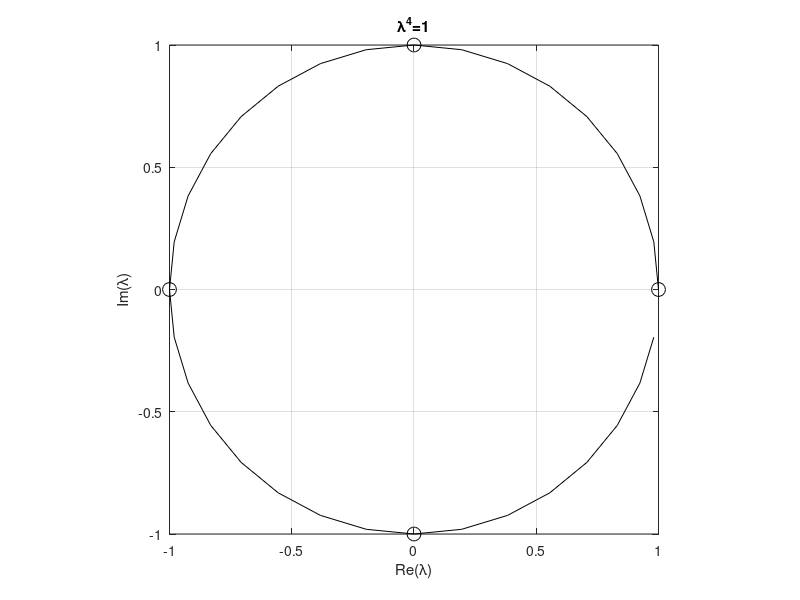

Write the MATLAB code that produced this figure.
% Permutation, Fourier and DFT matrix
% based on Gilbert Strang:
% 2016, Introduction to Linear Algebra, 5th, Wellesley Cambridge, chapter 8.3
% 2019, Linear Algebra and Learning from Data, Wellesley Cambridge, chapter IV.1
%
%[Signals- & Systems](https://github.com/spatialaudio/signals-and-systems-exercises),
%[University of Rostock](https://www.uni-rostock.de/en/),
%[Institute of Communications Engineering](https://www.int.uni-rostock.de/),
%[Sascha Spors](https://orcid.org/0000-0001-7225-9992),
%[Frank Schultz](https://orcid.org/0000-0002-3010-0294),
%[CC BY 4.0](https://creativecommons.org/licenses/by/4.0/)
clear all;
clc;
debug_flag = 0;

N = 4;
Sign = +1; %-1, +1 is engineering convention
W = exp(Sign * 1j*2*pi/N);  % plus sign!
k = [0:N-1]';
if debug_flag
    % create a circulant matrix from the row vector k.T
    C = toeplitz([k(1); flipud(k(2:end))], k)
end
K = k.*k'; % outer product

%these two matrices are used for diagonalizing P:
%F = W.^K %DFT matrix, this is inverse DFT with engineering sign convention
%L = diag(W.^k) %set up eigenvalues as diag matrix
% this is probably more efficient
F = exp(Sign * 1j*2*pi/N * K) 
L = diag(exp(Sign * 1j*2*pi/N*k))

if debug_flag
    disp('F*F''-N*eye(N)=0?')
    F*F'-N*eye(N)
    disp('F''*F-N*eye(N)=0?')
    F'*F-N*eye(N)
end

%permutation matrix, N=4
P = [0,1,0,0;
    0,0,1,0;
    0,0,0,1;
    1,0,0,0];
%permutation matrix, for arbitrary N built from toeplitz from row vector v.T
v = zeros(N,1);
v(2) = 1;
P = toeplitz([v(1); flipud(v(2:end))], v)

if debug_flag
    disp('singular values of P all 1:')
    svd(P) 
    %check diagonalization of P
    disp('F^-1 *P*F - L = 0 ?')
    (F^-1)*P*F - L
    disp('1/N*F'' *P*F - L = 0 ?')
    (1/N*F')*P*F - L
    %rewritten as
    disp('F*L* F^-1 - P = 0 ?')
    F*L*(F^-1) - P
    disp('F*L* 1/N*F''-P = 0 ?')
    F*L*(1/N*F')-P
end

if 0
    % Matlab's numeric solution, this is not ideal, since it is not sorted as
    % our DFT above, but of course works as well
    [V, D] = eig(P);
    disp('V^-1*P*V - D = 0 ?')
    V^-1*P*V - D
end

%plot all unit gain eigenvalues, i.e. DFT 'eigen'-frequencies on the unit circle:
Nc = 32;
phi = [0:Nc-1]*2*pi/Nc;
plot(cos(phi), sin(phi), 'k'), hold on
plot(real(diag(L)), imag(diag(L)),'ok', 'markersize', 10)
hold off
axis square
xlabel('Re(\lambda)')
ylabel('Im(\lambda)')
title(['\lambda^',num2str(N),'=1'])
grid

% adapted to our DFT/iDFT convention, x...time, X...frequency:
% X[mu] =     sum_{k= 0}^{N-1} x[k]  * exp(-j 2pi/N k mu)
% x[k]  = 1/N sum_{mu=0}^{N-1} X[mu] * exp(+j 2pi/N k mu)
Forward_DFT_Matrix = F'; % = conj(F) works as well, since F=F^T 
Inverse_DFT_Matrix = 1/N * F;
x = zeros(N,1); x(2)=1;  % set up dirac at k=1
X = Forward_DFT_Matrix * x;  % DFT, spectral analysis
xd = Inverse_DFT_Matrix * X; % inverse DFT, signal synthesis
disp('X - fft(x) = 0?')
X-fft(x)
disp('x - iDFT(DFT(x)) = 0?')
x-xd



%c = k;
%c = fft(exp(1j*0*2*pi/N*k))
c = fft(exp(1j*1*2*pi/N*k))
%c = fft(exp(1j*2*2*pi/N*k))
%c = fft(exp(1j*3*2*pi/N*k))
%create circulant matrix from the row vector c.T
C = toeplitz([c(1); flipud(c(2:end))], c);

if debug_flag
disp('F*c - ifft(c)*N = 0 ?')
F*c - ifft(c)*N
end
%eigenvalues of C are encoded in F*c
F*c % which is the inverse DFT, i.e. the time signal

%
if debug_flag
P2 = P*P;
L2 = diag(exp(Sign * 1j*2*pi/N*k * 2))
P3 = P*P*P;
L3 = diag(exp(Sign * 1j*2*pi/N*k * 3))
P4 = P*P*P*P;
L4 = diag(exp(Sign * 1j*2*pi/N*k * 4))
(F^-1)*P2*F - L2
(F^-1)*P3*F - L3
(F^-1)*P4*F - L4
end

disp('cyclic convolution:')

c = [-1,2,4]';
d = [3,1,5]';

C = toeplitz([c(1); flipud(c(2:end))], c)
D = toeplitz([d(1); flipud(d(2:end))], d)

N = 3; k = [0:N-1]'; K = k.*k'; F = exp(1j*2*pi/N * K);

A = C*D  % cyclic convolution as matrix mult
cconv(c,d,N)  % cyclic conv
1/N*F' * ( (F*c) .* (F*d) )  % fast cyclic convolution

F * A(1,:)'  % Fourier of cyclic conv result
(F*c) .* (F*d)  % element-wise mult of Fourier c and Fourier d



